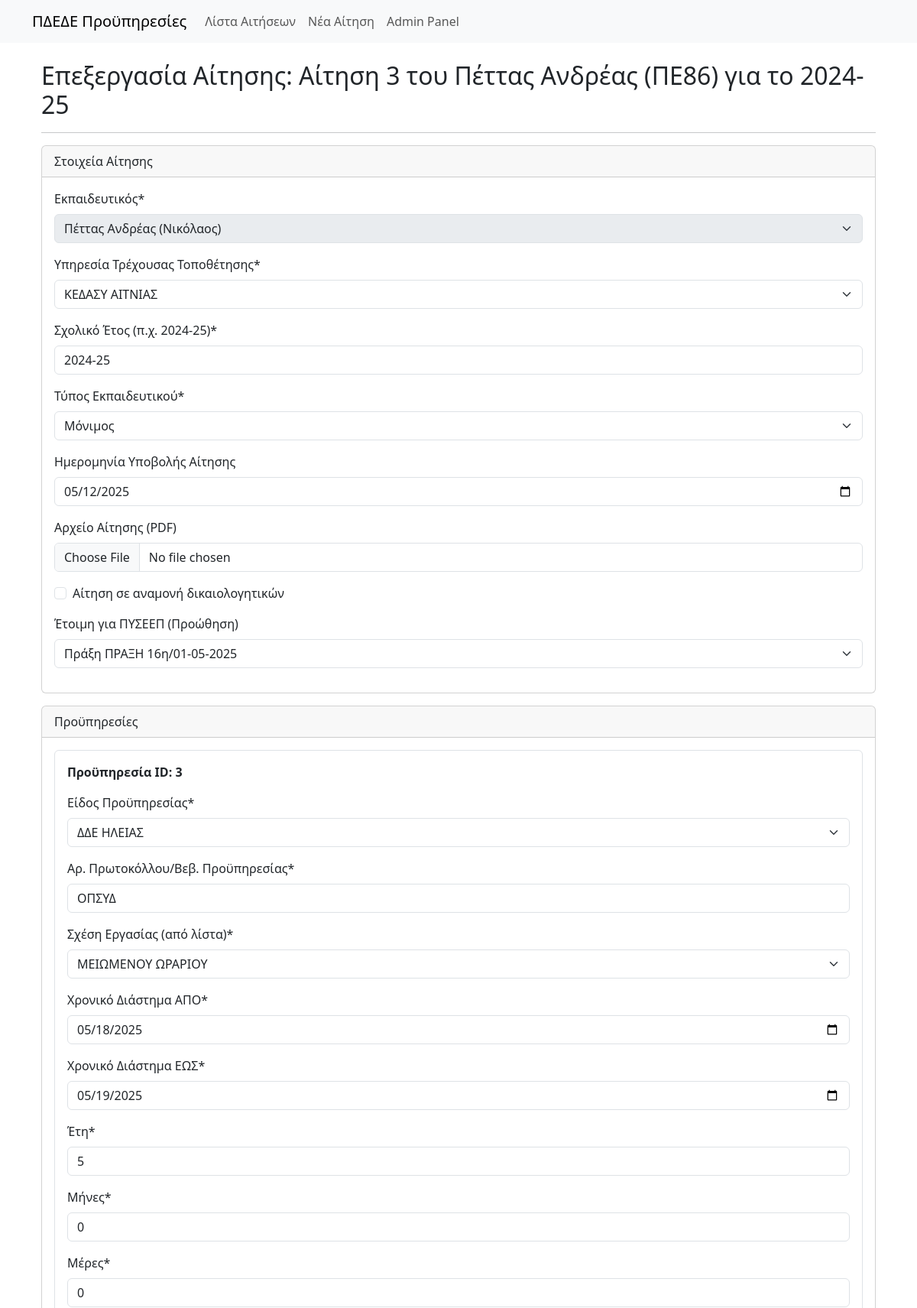
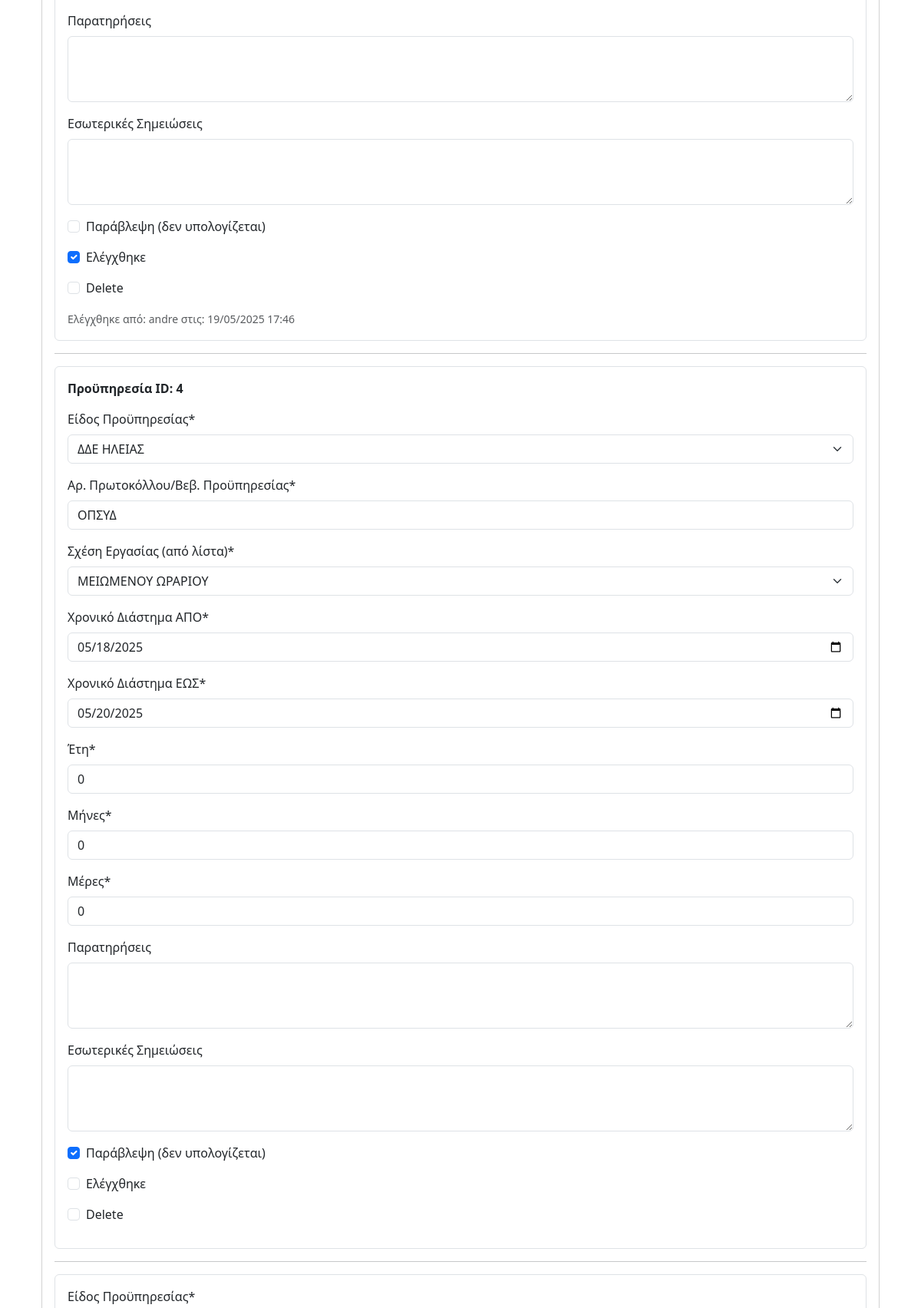
Page /app/aitisi/3/edit/ (signed in, upper part) on the committed database (2 pictures, top to bottom).
### proypiresies_app/models.py (models this page shows, shortened)
class Aitisi(models.Model):
    TYPOI_EKPAIDEFTIKOU_CHOICES = [
        ('MONIMOS', 'Μόνιμος'),
        ('ANAPLIROTIS', 'Αναπληρωτής'),
    ]
    ekpaideftikos = models.ForeignKey(
        Ekpaideftikos,
        on_delete=models.CASCADE, # Αν διαγραφεί ο εκπαιδευτικός, διαγράφονται και οι αιτήσεις του
        verbose_name="Εκπαιδευτικός"
    )
    ypiresia_trexousas_topothetisis = models.ForeignKey(
        Ypiresia,
        on_delete=models.PROTECT,
        verbose_name="Υπηρεσία Τρέχουσας Τοποθέτησης"
    )
    sxoliko_etos = models.CharField(max_length=9, verbose_name="Σχολικό Έτος (π.χ. 2024-25)") # π.χ. 2023-24
    typos_ekpaideftikou = models.CharField(
        max_length=20,
        choices=TYPOI_EKPAIDEFTIKOU_CHOICES,
        verbose_name="Τύπος Εκπαιδευτικού"
    )
    imerominia_ypovolis = models.DateField(
        blank=True,
        null=True,
        verbose_name="Ημερομηνία Υποβολής Αίτησης"
    )
    arxeio_aitisis_pdf = models.FileField(
        upload_to='aitiseis_pdf/%Y/%m/', # Θα δημιουργήσει υποφακέλους ανά έτος/μήνα
        blank=True,
        null=True,
        verbose_name="Αρχείο Αίτησης (PDF)"
    )
    se_anamoni = models.BooleanField(
        default=False,
        verbose_name="Σε Αναμονή Δικαιολογητικών"
    )
    pyseep_proothisis = models.ForeignKey(
        PYSEEP,
        on_delete=models.SET_NULL, # Αν διαγραφεί το ΠΥΣΕΕΠ, το πεδίο γίνεται null
        blank=True,
        null=True,
        related_name='aitiseis_proothisis',
        verbose_name="Έτοιμη για ΠΥΣΕΕΠ (Προώθηση)"
    )
    pyseep_teliki_apofasi = models.ForeignKey(
        PYSEEP,
        on_delete=models.SET_NULL,
        blank=True,
        null=True,
        related_name='aitiseis_telikes_apofaseis',
        verbose_name="Τελική Απόφαση από ΠΥΣΕΕΠ"
    )
    created_at = models.DateTimeField(auto_now_add=True, verbose_name="Ημερομηνία Δημιουργίας")
    updated_at = models.DateTimeField(auto_now=True, verbose_name="Ημερομηνία Ενημέρωσης")
    def __str__(self):
        return f"Αίτηση {self.id} του {self.ekpaideftikos} για το {self.sxoliko_etos}"
    class Meta:
        verbose_name = "Αίτηση Αναγνώρισης Προϋπηρεσίας"
        verbose_name_plural = "Αιτήσεις Αναγνώρισης Προϋπηρεσιών"
        ordering = ['-created_at']

class Proypiresia(models.Model):
    aitisi = models.ForeignKey(
        Aitisi,
        on_delete=models.CASCADE, # Αν διαγραφεί η αίτηση, διαγράφονται και οι προϋπηρεσίες της
        related_name='proypiresies',
        verbose_name="Αίτηση"
    )
    eidos_proypiresias = models.ForeignKey(
        EidosProypiresias,
        on_delete=models.PROTECT, # Να μην μπορεί να διαγραφεί αν χρησιμοποιείται
        verbose_name="Είδος Προϋπηρεσίας (από λίστα)"
    )
    arithmos_protokollou_vevaiosis = models.CharField(
        max_length=100,
        default="ΟΠΣΥΔ",
        verbose_name="Αρ. Πρωτοκόλλου/Βεβ. Προϋπηρεσίας"
    )
    sxesi_ergasias = models.ForeignKey(
        SxesiErgasias,
        on_delete=models.PROTECT, # Να μην μπορεί να διαγραφεί αν χρησιμοποιείται
        verbose_name="Σχέση Εργασίας (από λίστα)"
    )
    xroniko_diastima_apo = models.DateField(verbose_name="Χρονικό Διάστημα ΑΠΟ")
    xroniko_diastima_eos = models.DateField(verbose_name="Χρονικό Διάστημα ΕΩΣ")
    eti_proypiresias = models.PositiveIntegerField(default=0, verbose_name="Έτη")
    mines_proypiresias = models.PositiveIntegerField(default=0, verbose_name="Μήνες")
    meres_proypiresias = models.PositiveIntegerField(default=0, verbose_name="Μέρες")
    paratiriseis = models.TextField(blank=True, null=True, verbose_name="Παρατηρήσεις")
    esoterikes_simeioseis = models.TextField(blank=True, null=True, verbose_name="Εσωτερικές Σημειώσεις")
    elegxthike = models.BooleanField(default=False, verbose_name="Ελέγχθηκε")
    elegxthike_pote = models.DateTimeField(
        blank=True,
        null=True,
        verbose_name="Ελέγχθηκε στις"
    )
    elegxthike_apo = models.ForeignKey(
        User,
        on_delete=models.SET_NULL,
        blank=True,
        null=True,
        related_name='elegxmenes_proypiresies',
        verbose_name="Ελέγχθηκε από"
    )
    paravlepsi = models.BooleanField(default=False, verbose_name="Παράβλεψη (δεν υπολογίζεται)")
    class Meta:
        verbose_name = "Καταχωρημένη Προϋπηρεσία"
        verbose_name_plural = "Καταχωρημένες Προϋπηρεσίες"
        ordering = ['aitisi', 'xroniko_diastima_apo']

class EidosProypiresias(models.Model):
    perigrafi = models.CharField(max_length=255, unique=True, verbose_name="Περιγραφή Είδους Προϋπηρεσίας")
    def __str__(self):
        return self.perigrafi
    class Meta:
        verbose_name = "Είδος Προϋπηρεσίας"
        verbose_name_plural = "Είδη Προϋπηρεσιών"
        ordering = ['perigrafi']

class SxesiErgasias(models.Model):
    perigrafi = models.CharField(max_length=100, unique=True, verbose_name="Περιγραφή Σχέσης Εργασίας")
    def __str__(self):
        return self.perigrafi
    class Meta:
        verbose_name = "Σχέση Εργασίας"
        verbose_name_plural = "Σχέσεις Εργασίας"
        ordering = ['perigrafi']

### proypiresies_app/views.py (the view, shortened to what this page needs)
# urls.py: path('aitisi/<int:pk>/edit/', views.AitisiUpdateView.as_view(), name='aitisi_update'),
class AitisiUpdateView(LoginRequiredMixin, SuccessMessageMixin, UpdateView):
    model = Aitisi
    form_class = AitisiForm
    template_name = 'proypiresies_app/aitisi_form.html'
    success_message = "Οι αλλαγές στην αίτηση αποθηκεύτηκαν με επιτυχία!"
    def get_context_data(self, **kwargs):
        data = super().get_context_data(**kwargs)
        if self.request.POST:
            data['proypiresies_formset'] = ProypiresiaFormSet(self.request.POST, self.request.FILES, instance=self.object, prefix='proypiresies')
        else:
            data['proypiresies_formset'] = ProypiresiaFormSet(instance=self.object, prefix='proypiresies')
        data['form_title'] = f"Επεξεργασία Αίτησης: {self.object}"
        return data

### proypiresies_app/forms.py (shortened to what this page needs)
class AitisiForm(forms.ModelForm):
    class Meta:
        model = Aitisi
        fields = [
            'ekpaideftikos', 'ypiresia_trexousas_topothetisis', 'sxoliko_etos',
            'typos_ekpaideftikou', 'imerominia_ypovolis', 'arxeio_aitisis_pdf',
            'se_anamoni', 'pyseep_proothisis' # Το pyseep_teliki_apofasi συνήθως ορίζεται σε ξεχωριστό βήμα
        ]
        widgets = {
            'imerominia_ypovolis': DatePickerInput(),
        }
        labels = {
            'se_anamoni': 'Αίτηση σε αναμονή δικαιολογητικών',
            'pyseep_proothisis': 'Έτοιμη για ΠΥΣΕΕΠ (Προώθηση)',
        }
    def __init__(self, *args, **kwargs):
        super().__init__(*args, **kwargs)
        self.fields['ekpaideftikos'].queryset = Ekpaideftikos.objects.all().order_by('eponymo', 'onoma')
        self.fields['ekpaideftikos'].label_from_instance = lambda obj: f"{obj.eponymo} {obj.onoma} ({obj.patronymo})"
        self.fields['ypiresia_trexousas_topothetisis'].queryset = Ypiresia.objects.all().order_by('onomasia')
        if self.instance and self.instance.pk: # Αν επεξεργαζόμαστε υπάρχουσα αίτηση
            self.fields['ekpaideftikos'].disabled = True

### proypiresies_app/models.py (called while the page is built)
    def __str__(self):
        return f"{self.eponymo} {self.onoma} ({self.eidikotita.eidikotita_sintomi})"

    def __str__(self):
        return self.onomasia

    def __str__(self):
        return f"Πράξη {self.arithmos_praxis}/{self.imerominia_praxis.strftime('%d-%m-%Y')}"

### proypiresies_app/templates/proypiresies_app/aitisi_form.html (shortened to what this page needs)
{% extends "proypiresies_app/base.html" %}
{% load static %}
{% load crispy_forms_tags %}
{% block content %}
<div class="container mt-4">
    <h2>{{ form_title }}</h2>
    <hr>
    <form method="post" enctype="multipart/form-data">
        <div class="card mb-3">
            <div class="card-header">
                Στοιχεία Αίτησης
            </div>
            <div class="card-body">
                {{ form|crispy }}
            </div>
        </div>
        <div class="card">
            <div class="card-header">
                Προϋπηρεσίες
            </div>
            <div class="card-body">
                {% for proy_form in proypiresies_formset %}
                    <div class="proypiresia-formset-row mb-3 p-3 border rounded">
                        {% if proy_form.instance.pk %}
                            <p><strong>Προϋπηρεσία ID: {{ proy_form.instance.pk }}</strong></p>
                        {% endif %}
                        {{ proy_form|crispy }}
                        {% if proy_form.instance.pk and proy_form.instance.elegxthike %}
                            <small class="form-text text-muted">
                                Ελέγχθηκε από: {{ proy_form.instance.elegxthike_apo.username|default:"-" }}
                                στις: {{ proy_form.instance.elegxthike_pote|date:"d/m/Y H:i"|default:"-" }}
                            </small>
                        {% endif %}
                    </div>
                    {% if not forloop.last %}<hr>{% endif %}
                {% endfor %}
            </div>
        </div>
    </form>
</div>
{% endblock %}

### rows in the picture
Aitisi: ekpaideftikos "Πέττας Ανδρέας (Νικόλαος)", ypiresia_trexousas_topothetisis "ΚΕΔΑΣΥ ΑΙΤΝΙΑΣ", sxoliko_etos "2024-25", typos_ekpaideftikou "Μόνιμος", imerominia_ypovolis "05/12/2025", pyseep_proothisis "Πράξη ΠΡΑΞΗ 16η/01-05-2025"
Proypiresia: instance.pk "3", instance.elegxthike_apo.username "andre", instance.elegxthike_pote "19/05/2025 17:46"
Proypiresia: instance.pk "4"
EidosProypiresias: proypiresies_formset "Είδος Προϋπηρεσίας *"
